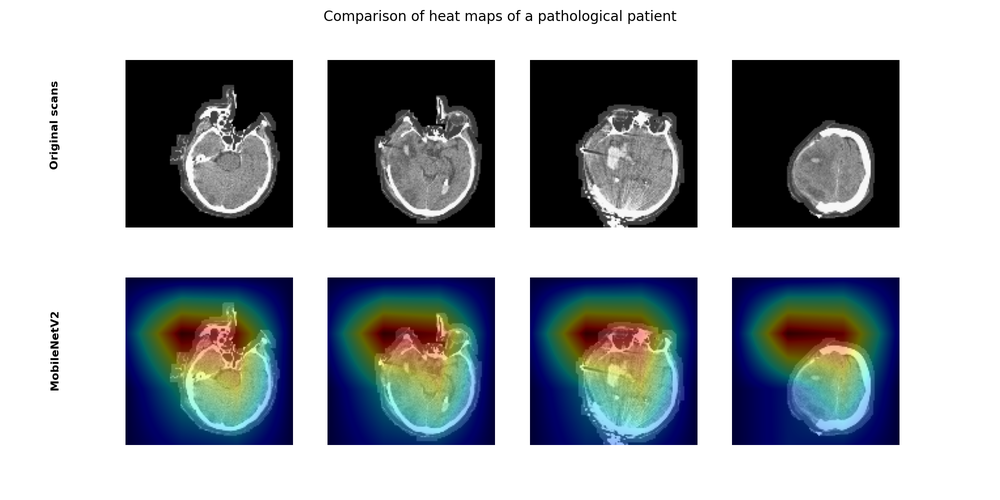
#> input picture images/XXX_GRAD_CAM_heatmap_of_patient_26.png, 1000 x 500 px, shrunk from 2000 x 1000 before the run
$ python -i segment_brain.py   (imports and definitions only)
#> lines starting #> are read from the running program, lines starting #| are printed output that depends on the picture; after the words box and inside, x2 and y2 are one past the last pixel; in counts of white or black regions, pixels touching at a corner belong together
from skimage import morphology
import pydicom
import numpy as np
from scipy import ndimage

def segment(brain_image):
    segmentation = morphology.dilation(brain_image, np.ones((1,1)))
    labels, label_nb = ndimage.label(segmentation)
    label_count = np.bincount(labels.ravel().astype('int'))
    # The size of label_count is the number of classes/segmentations found

    # We don't use the first class since it's the background
    label_count[0] = 0

    # We create a mask with the class with more pixels
    # In this case should be the brain
    mask = labels == label_count.argmax()

    # Improve the brain mask
    mask = morphology.dilation(mask, np.ones((5, 5)))
    mask = ndimage.morphology.binary_fill_holes(mask)
    mask = morphology.dilation(mask, np.ones((3, 3)))
    # masked_image = mask * brain_image

    return mask

def segment_all_patients_slices(X):

    def find_threshold(X):
        counts, bins = np.histogram(X, bins=10)
        bin_max_index =np.argmax(counts)
        # volume[volume<=bins[bin_max_index+1]]=0
        return bins[bin_max_index+1]

    PATIETNTS_THRESHOLDS=[[] for _ in range(X.shape[0])]
    for patient in range(X.shape[0]):
        for slice in range(X.shape[-1]):
            PATIETNTS_THRESHOLDS[patient].append(find_threshold(X[patient,:,:,slice]))

    X_segmented = []
    for patient in range(X.shape[0]):
        for slice in range(X.shape[-1]):
            image = X[patient][:,:,slice] #########################
            thresholded = image>PATIETNTS_THRESHOLDS[patient][slice]
            mask = segment(thresholded).astype('float64')
            X_segmented.append(image*mask)

    X_segmented = np.array(X_segmented)
    X_segmented = np.reshape(X_segmented,(X.shape[0],X.shape[-1],X.shape[1],-1))
    X_segmented = np.transpose(X_segmented,(0,2,3,1))
    # print(thresholded.dtype,mask.dtype,X_segmented.dtype)
    return X_segmented

>>> import cv2
>>> picture = cv2.imread('images/XXX_GRAD_CAM_heatmap_of_patient_26.png', cv2.IMREAD_GRAYSCALE)
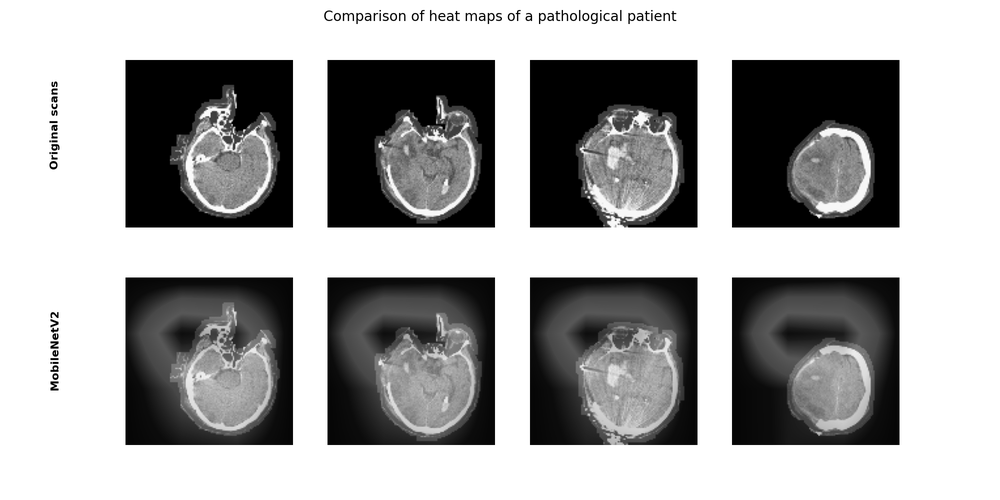
#> picture: shape (500, 1000); min 0, max 255, mean 165.6
>>> result = segment(picture)
#> in segment, `labels, label_nb = ndimage.label(segmentation)`:
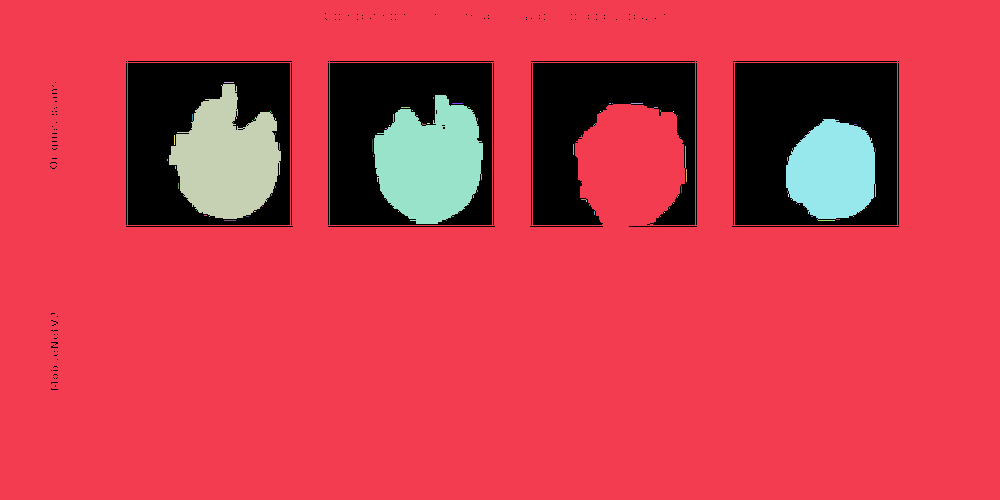
#> labels: shape (500, 1000) int32; 100 distinct labels, from 0 to 99; one colour per label, 0 black
#> in segment, `labels, label_nb = ndimage.label(segmentation)`: label_nb = 99
#> in segment, `label_count = np.bincount(labels.ravel().astype('int'))`: label_count = 100 values, max 402935 at index 1, min 1 at index 4, mean 5000
#> in segment, `mask = labels == label_count.argmax()`:
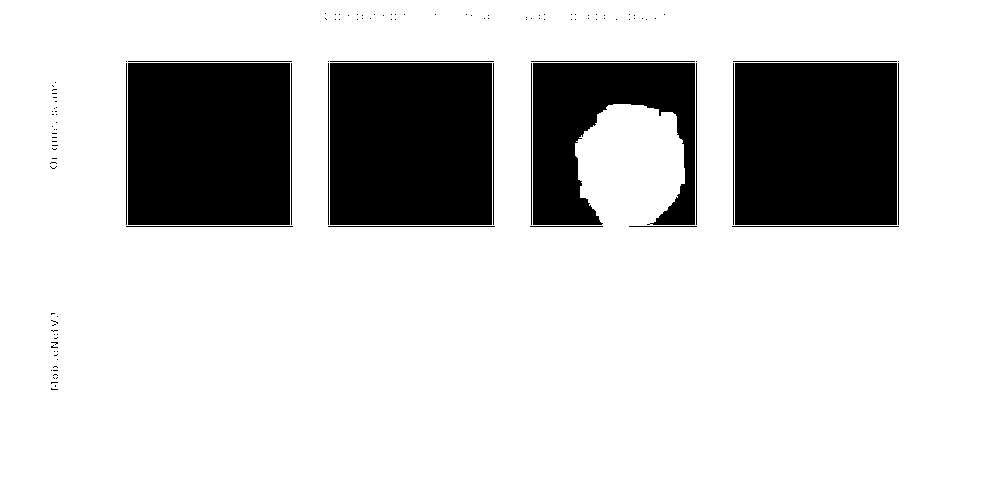
#> mask: shape (500, 1000) bool; 80.6% white; 123 black regions (102 under 20 px), largest, box (x1, y1, x2, y2) and area: (128, 63, 290, 225) 26244, (330, 63, 492, 225) 26244, (735, 63, 897, 225) 26244
#> in segment, `mask = morphology.dilation(mask, np.ones((5, 5)))`:
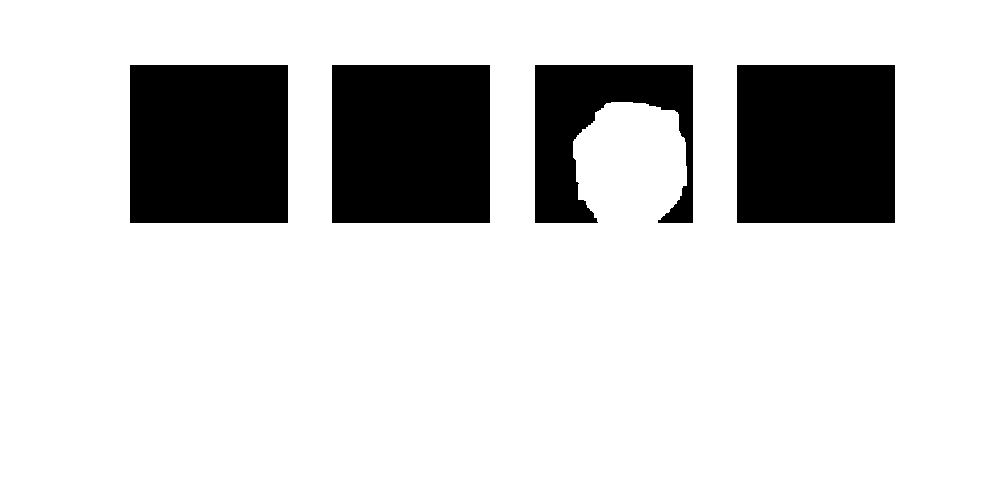
#> mask: shape (500, 1000) bool; 82.3% white; 4 black regions, box (x1, y1, x2, y2) and area: (130, 65, 288, 223) 24964, (332, 65, 490, 223) 24964, (737, 65, 895, 223) 24964, (535, 65, 693, 223) 13479
#> in segment, `mask = ndimage.morphology.binary_fill_holes(mask)`: mask: shape (500, 1000) bool; every value is 1
